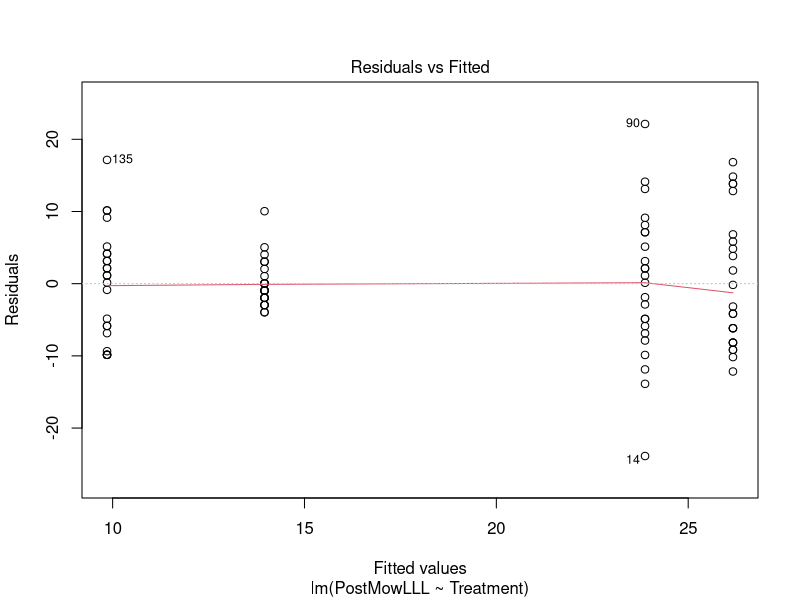
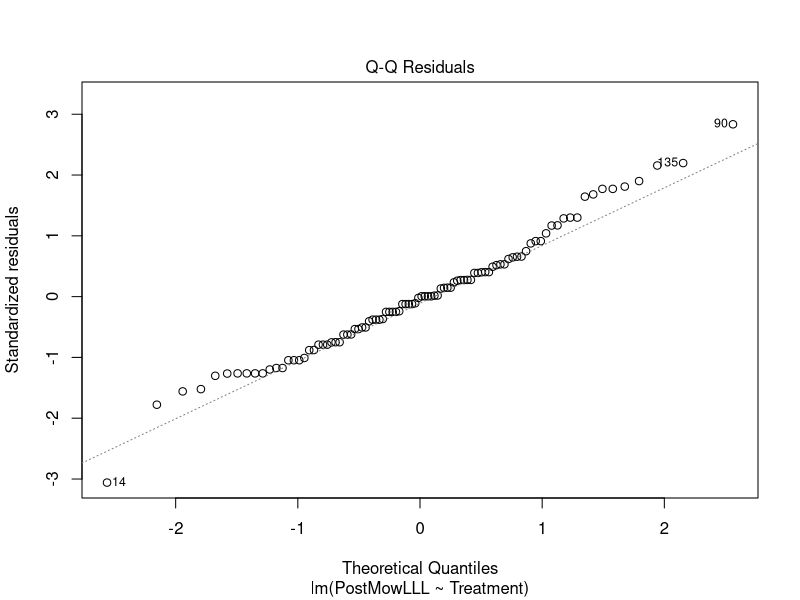
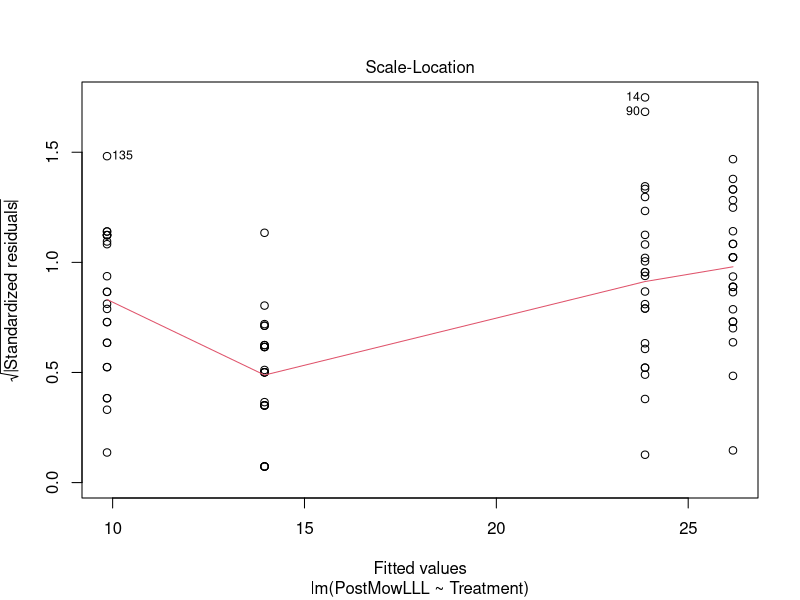
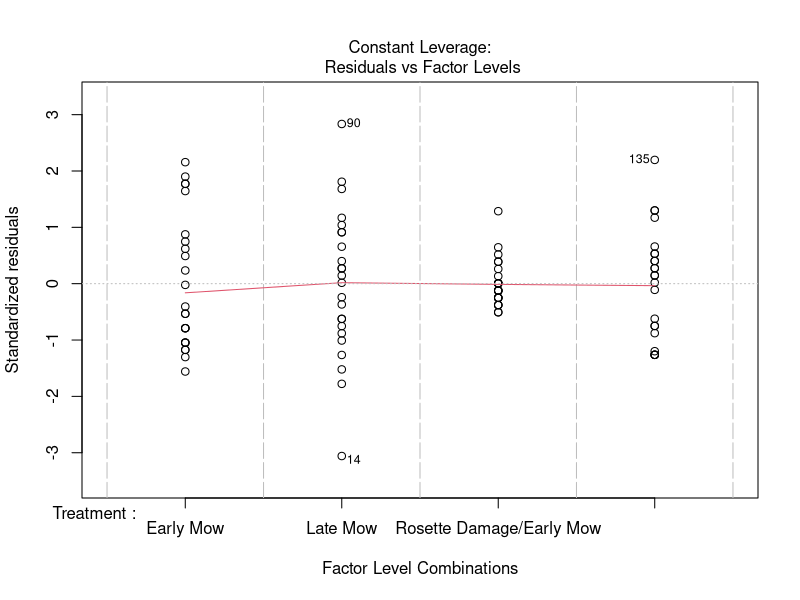
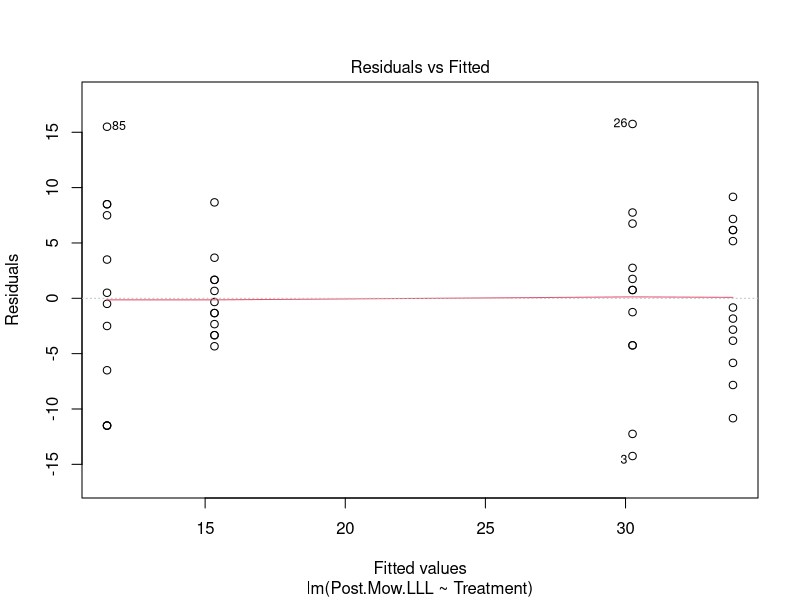
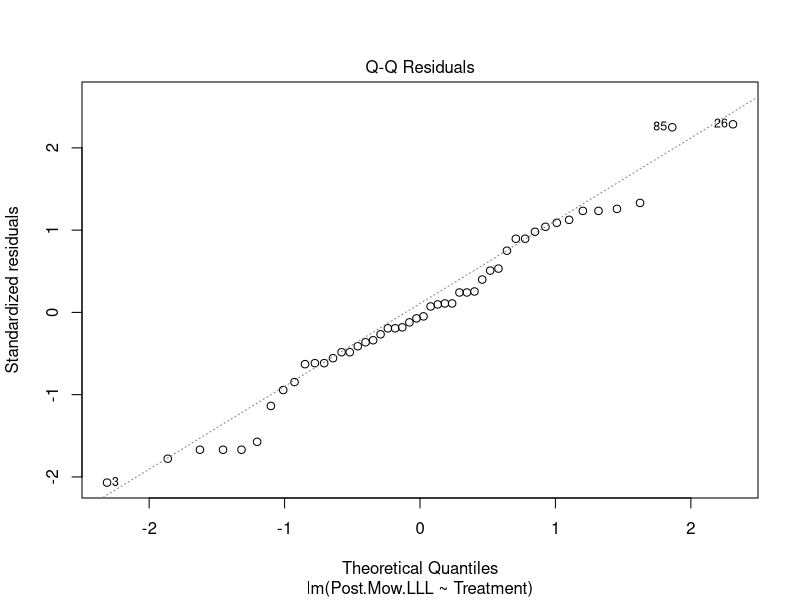
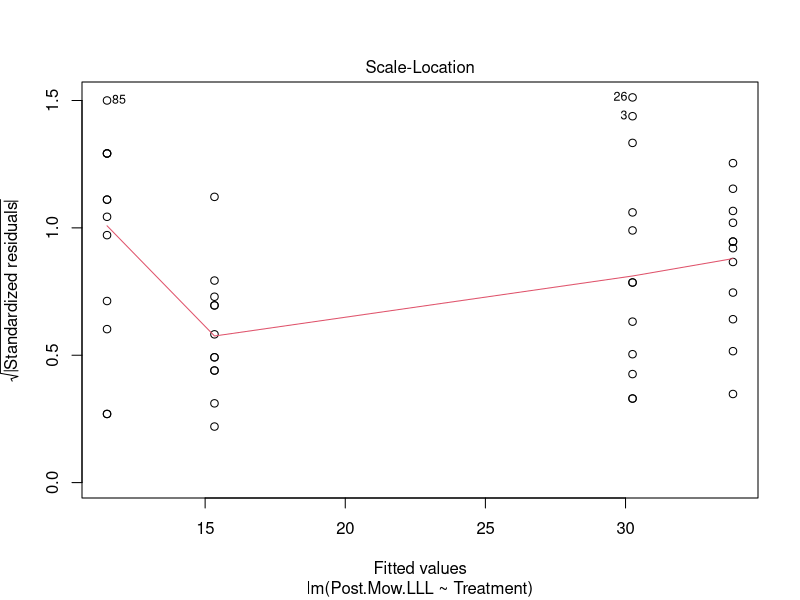
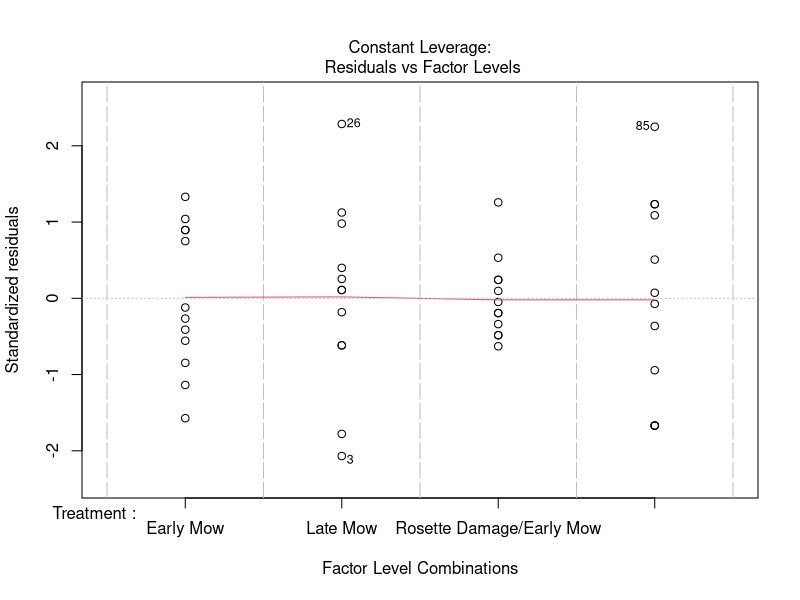

R code for these plots, in order:
#This file contains analysis of longest leaf length in the week immediately after mowing
#to try to get at the mechanism by which rosette damage causes earlier death

#load packages
library(multcompView)
library(emmeans)
library(multcomp)

#Combined####
#load data
LLL_combined<-read.csv("Combined Post Mowing LLL Data.csv")

#Make treatment a factor
LLL_combined$Treatment<-as.factor(LLL_combined$Treatment)

#Make year a factor
LLL_combined$Year<-as.factor(LLL_combined$Year)

#Exclude treatments that include both early and late mow
LLL_filtered <- LLL_combined[!(LLL_combined$Treatment == "Rosette Damage/Early Mow/Late Mow"|LLL_combined$Treatment=="Early Mow/Late Mow"), ]

#run an ANOVA
anova_combined_filt<-aov(lm(PostMowLLL~Treatment, data=LLL_filtered))

#check residuals
plot(lm(PostMowLLL~Treatment, data=LLL_filtered))

#summarize anova
summary(anova_combined_filt)
#at least one group is significantly different

#Post-hoc comparisons
emmeans(anova_combined_filt, specs = pairwise~Treatment)
cld(emmeans(anova_combined_filt, specs = pairwise~Treatment), Letters=letters)
#RD+LM significantly shorter than LM
#RD+EM significantly shorter than EM

#2025####
#load data
LLL2025<-read.csv("2025 Post Mowing LLL Data.csv")

#Make treatment a factor
LLL2025$Treatment<-as.factor(LLL2025$Treatment)

#Exclude treatments that include both early and late mow
LLL2025_filtered <- LLL2025[!(LLL2025$Treatment == "Rosette Damage/Early Mow/Late Mow"|LLL2025$Treatment=="Early Mow/Late Mow"), ]

#run an ANOVA
anova2025<-aov(lm(Post.Mow.LLL~Treatment, data=LLL2025_filtered))

#check residuals
plot(lm(Post.Mow.LLL~Treatment, data=LLL2025_filtered)) #looks fine

#summarize anova
summary(anova2025)
#at least one group is significantly different

#Post-hoc comparisons
emmeans(anova2025, specs = pairwise~Treatment)
cld(emmeans(anova2025, specs = pairwise~Treatment), Letters=letters)

#RD+LM significantly shorter than LM
#RD+EM significantly shorter than EM

#2024####
#load data
LLL2024<-read.csv("2024 Post Mowing LLL Data.csv")

#Make treatment a factor
LLL2024$Treatment<-as.factor(LLL2024$Treatment)

#Exclude treatments that include both early and late mow
LLL2024_filtered <- LLL2024[!(LLL2024$Treatment == "Rosette Damage/Early Mow/Late Mow"|LLL2024$Treatment=="Early Mow/Late Mow"), ]

#run an ANOVA
anova2024<-aov(lm(PostMowLLL~Treatment, data=LLL2024_filtered))

#check residuals
plot(lm(PostMowLLL~Treatment, data=LLL2024_filtered)) #looks fine

#summarize anova
summary(anova2024)
#at least one group is significantly different

#Post-hoc comparisons
emmeans(anova2024, specs = pairwise~Treatment)
cld(emmeans(anova2024, specs = pairwise~Treatment), Letters=letters)

#RD+LM significantly shorter than LM
#RD+EM significantly shorter than EM
